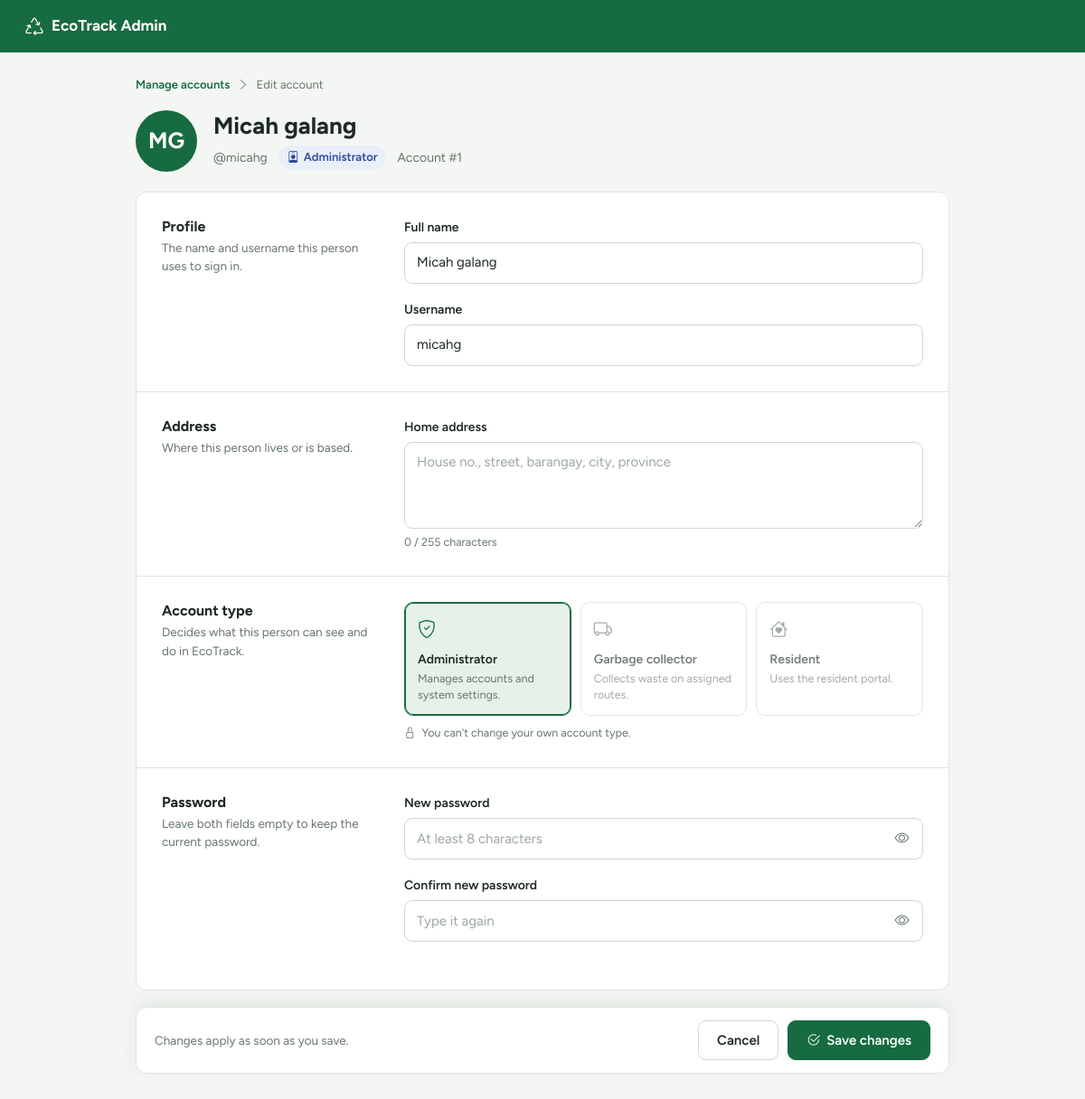
The app's page /admin/edit_account.php?id=1 (signed in) with its own data.
### tables this page shows
CREATE TABLE `users` (
  `id` int(11) NOT NULL,
  `fullname` varchar(255) NOT NULL,
  `users` varchar(255) NOT NULL,
  `password` varchar(255) NOT NULL,
  `role` varchar(11) NOT NULL,
  `email` varchar(255) DEFAULT NULL,
  `email_verified` tinyint(1) NOT NULL DEFAULT 0,
  `email_verified_at` datetime DEFAULT NULL,
  `address` varchar(500) NOT NULL
);

### admin/edit_account.php (the view, shortened to what this page needs)
<?php
require_once "../config/database.php";
$conn->set_charset("utf8mb4");
function editAccountEscape($value): string {
    return htmlspecialchars((string)($value ?? ""), ENT_QUOTES, "UTF-8");
}
$currentAdminId = (int)$_SESSION["user_id"];
$accountId = filter_var($_GET["id"] ?? $_POST["account_id"] ?? null, FILTER_VALIDATE_INT);
$getAccount = $conn->prepare("SELECT id, fullname, users, role, address FROM users WHERE id = ?");
$getAccount->bind_param("i", $accountId);
$getAccount->execute();
$account = $getAccount->get_result()->fetch_assoc();
$nameParts = preg_split('/\s+/u', trim((string)$account["fullname"]), -1, PREG_SPLIT_NO_EMPTY) ?: [];
$initials = "";
foreach (array_slice($nameParts, 0, 2) as $part) {
    $initials .= mb_strtoupper(mb_substr($part, 0, 1));
}
$isSelf = ((int)$accountId === $currentAdminId);
$roleOptions = [
    "admin"     => ["Administrator",     "bi-shield-check", "Manages accounts and system settings."],
    "collector" => ["Garbage collector", "bi-truck",        "Collects waste on assigned routes."],
    "residents" => ["Resident",          "bi-house-heart",  "Uses the resident portal."],
];
$roleLabels = ["admin" => "Administrator", "collector" => "Garbage collector", "residents" => "Resident"];
?>
<!DOCTYPE html>
<html lang="en">
<head>
    <link href="../assets/vendor/bootstrap/css/bootstrap.min.css" rel="stylesheet">
    <link rel="stylesheet" href="https://cdn.jsdelivr.net/npm/bootstrap-icons@1.11.3/font/bootstrap-icons.min.css">
</head>
<body>
<nav class="topbar">
    <a href="dashboard.php" class="brand"><i class="bi bi-recycle"></i>EcoTrack Admin</a>
</nav>
<main class="page-wrap">
    <div class="crumbs">
        <a href="dashboard.php?page=accounts">Manage accounts</a>
        <i class="bi bi-chevron-right" aria-hidden="true"></i>
        <span>Edit account</span>
    </div>
    <header class="profile">
        <div class="avatar" id="avatar" aria-hidden="true"><?= editAccountEscape($initials) ?></div>
        <div>
            <h1 id="profileName"><?= editAccountEscape($account["fullname"]) ?></h1>
            <div class="profile-sub">
                <span id="profileUser">@<?= editAccountEscape($account["users"]) ?></span>
                <span class="badge-role <?= editAccountEscape($account["role"]) ?>"><i class="bi bi-person-badge"></i><?= editAccountEscape($roleLabels[$account["role"]] ?? ucfirst($account["role"])) ?></span>
                <span>Account #<?= (int)$account["id"] ?></span>
            </div>
        </div>
    </header>
    <form method="post" id="editAccountForm" action="edit_account.php?id=<?= (int)$accountId ?>" autocomplete="off">
        <div class="panel">
            <section class="panel-section">
                <div class="section-info">
                    <h2>Profile</h2>
                    <p>The name and username this person uses to sign in.</p>
                </div>
                <div>
                    <div class="field">
                        <label for="fullname">Full name</label>
                        <input type="text" class="form-control" id="fullname" name="fullname"
                               value="<?= editAccountEscape($account["fullname"]) ?>" maxlength="150" required>
                    </div>
                    <div class="field">
                        <label for="username">Username</label>
                        <input type="text" class="form-control" id="username" name="username"
                               value="<?= editAccountEscape($account["users"]) ?>" maxlength="100" required>
                    </div>
                </div>
            </section>
            <section class="panel-section">
                <div class="section-info">
                    <h2>Address</h2>
                    <p>Where this person lives or is based.</p>
                </div>
                <div class="field">
                    <label for="address">Home address</label>
                    <textarea class="form-control" id="address" name="address" rows="3" maxlength="255"
                              placeholder="House no., street, barangay, city, province"><?= editAccountEscape($account["address"] ?? "") ?></textarea>
                    <span class="hint"><span id="addressCount">0</span> / 255 characters</span>
                </div>
            </section>
            <section class="panel-section">
                <div class="section-info">
                    <h2>Account type</h2>
                    <p>Decides what this person can see and do in EcoTrack.</p>
                </div>
                <div>
                    <div class="role-grid" role="radiogroup" aria-label="Account type">
                        <?php foreach ($roleOptions as $value => [$label, $icon, $desc]): ?>
                            <label class="role-choice">
                                <span class="tile">
                                    <i class="bi <?= editAccountEscape($icon) ?>"></i>
                                    <strong><?= editAccountEscape($label) ?></strong>
                                    <span><?= editAccountEscape($desc) ?></span>
                                </span>
                            </label>
                        <?php endforeach; ?>
                    </div>
                    <?php if ($isSelf): ?>
                        <div class="self-note"><i class="bi bi-lock"></i>You can't change your own account type.</div>
                    <?php endif; ?>
                </div>
            </section>
            <section class="panel-section">
                <div class="section-info">
                    <h2>Password</h2>
                    <p>Leave both fields empty to keep the current password.</p>
                </div>
                <div>
                    <div class="field">
                        <label for="new_password">New password</label>
                        <div class="input-group">
                            <input type="password" class="form-control" id="new_password" name="new_password"
                                   minlength="8" maxlength="72" autocomplete="new-password" placeholder="At least 8 characters">
                            <button type="button" class="btn pw-toggle" data-target="new_password" aria-label="Show new password">
                                <i class="bi bi-eye"></i>
                            </button>
                        </div>
                    </div>
                    <div class="field">
                        <label for="confirm_password">Confirm new password</label>
                        <div class="input-group">
                            <input type="password" class="form-control" id="confirm_password" name="confirm_password"
                                   minlength="8" maxlength="72" autocomplete="new-password" placeholder="Type it again">
                            <button type="button" class="btn pw-toggle" data-target="confirm_password" aria-label="Show confirmation password">
                                <i class="bi bi-eye"></i>
                            </button>
                        </div>
                        <div class="match" id="matchMsg" aria-live="polite"></div>
                    </div>
                </div>
            </section>
        </div>
        <div class="action-bar">
            <span class="note">Changes apply as soon as you save.</span>
            <div class="buttons">
                <a href="dashboard.php?page=accounts" class="btn-cancel">Cancel</a>
                <button type="submit" class="btn-save"><i class="bi bi-check2-circle"></i>Save changes</button>
            </div>
        </div>
    </form>
</main>
</body>
</html>

### records on screen
users: fullname "Micah galang", users "micahg", role "Administrator", id "1", username "micahg"

### other values on screen
editAccountEscape($initials) "MG"
editAccountEscape($label) "Administrator"
editAccountEscape($desc) "Manages accounts and system settings."
editAccountEscape($label) "Garbage collector"
editAccountEscape($desc) "Collects waste on assigned routes."
editAccountEscape($label) "Resident"
editAccountEscape($desc) "Uses the resident portal."
